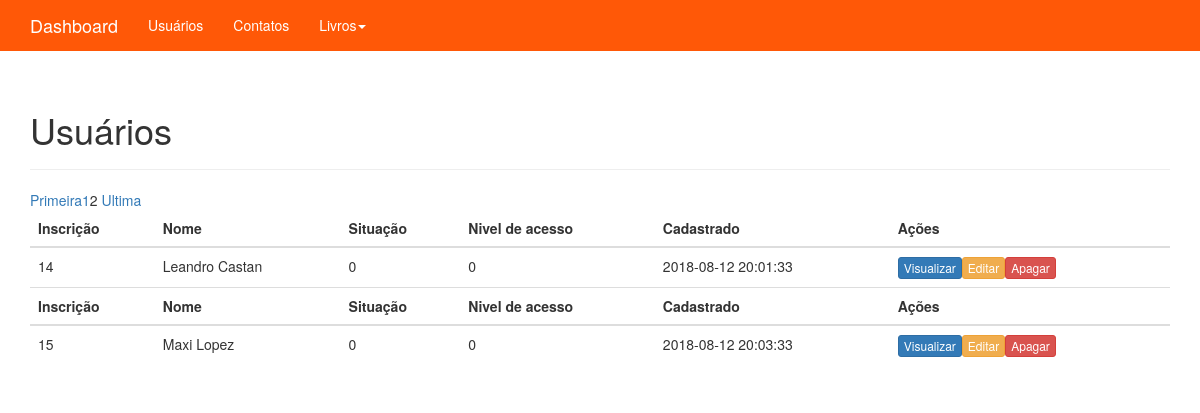
Page /adm/administrativo.php?pagina=2 (signed in) on the committed database.
### tables this page shows
CREATE TABLE `usuarios` (
  `id` int(11) NOT NULL,
  `nome` varchar(220) NOT NULL,
  `email` varchar(520) NOT NULL,
  `senha` varchar(50) NOT NULL,
  `situacoe_id` int(11) NOT NULL DEFAULT 0,
  `niveis_acesso_id` int(11) NOT NULL,
  `created` datetime NOT NULL,
  `modified` datetime DEFAULT NULL
);

### adm/administrativo.php (the view, shortened to what this page needs)
<?php
	include_once("conexao/conexao.php");
?>
<!DOCTYPE html>
<html lang="pt-br">
	<head>
		<link href="css/bootstrap.css" rel="stylesheet">
		<link href="css/ie10-viewport-bug-workaround.css" rel="stylesheet">
		<link href="css/theme.css" rel="stylesheet">
	</head>
	<body role="document">
    <nav class="navbar navbar-inverse navbar-fixed-top">
		<div class="container">
			<div class="navbar-header">
				<a class="navbar-brand" href="#">Dashboard</a>
			</div>
			<div id="navbar" class="navbar-collapse collapse">
				<ul class="nav navbar-nav">
					<li><a href="#">Usuários</a></li>
					<li><a href="ver_contatos.php">Contatos</a></li>
					<li class="dropdown">
						<a href="#" class="dropdown-toggle" data-toggle="dropdown" role="button" aria-haspopup="true" aria-expanded="false">Livros<span class="caret"></span></a>
					</li>
				</ul>
			</div>
		</div>
    </nav>
	<?php
		$pagina_atual = filter_input(INPUT_GET,'pagina', FILTER_SANITIZE_NUMBER_INT);
		$pagina = (!empty($pagina_atual)) ? $pagina_atual : 1;
		$qnt_result_pg = 10;
		$inicio = ($qnt_result_pg * $pagina) - $qnt_result_pg;
		?>
	<div class="container theme-showcase" role="main">
		<div class="page-header">
			<h1>Usuários</h1>
		</div>
		<div class="row">
			<div class="col-md-12">
				<table class="table">
				<?php
					$result_usuarios = "SELECT * FROM usuarios LIMIT $inicio, $qnt_result_pg";
					$resultado_usuarios = mysqli_query($conn, $result_usuarios);
					while($row_usuario = mysqli_fetch_assoc($resultado_usuarios)){
					echo"
					<thead>
						<tr>
							<th>Inscrição</th>
							<th>Nome</th>
							<th>Situação</th>
							<th>Nivel de acesso</th>
							<th>Cadastrado</th>
							<th>Ações</th>
						</tr>
					</thead>
					<tbody>
						<tr>
							<td>". $row_usuario['id'] ."</td>
							<td>". $row_usuario['nome'] ."</td>
							<td>". $row_usuario['situacoe_id'] ."</td>
							<td>". $row_usuario['niveis_acesso_id'] ."</td>
							<td>". $row_usuario['created'] ."</td>
							<td>
								<a button type='button' class='btn btn-xs btn-primary'>Visualizar</button>
								<a button type='button' class='btn btn-xs btn-warning' href='edit_usuario.php?id=" . $row_usuario['id'] . "'>Editar</button>
								<a button type='button' class='btn btn-xs btn-danger' href='proc_apagar_usuario.php?id=" . $row_usuario['id'] . "'>Apagar</button>
							</td>
						</tr>
					</tbody>";
				}
		$result_pg = "SELECT COUNT(id) AS num_result FROM usuarios";
		$resultado_pg = mysqli_query($conn, $result_pg);
		$row_pg = mysqli_fetch_assoc($resultado_pg);
		$quantidade_pg = ceil($row_pg['num_result'] / $qnt_result_pg);
		$max_links = 2;
		echo "<a href='administrativo.php?pagina=1'>Primeira</a> ";
		for($pag_ant = $pagina - $max_links; $pag_ant <= $pagina - 1; $pag_ant++){
			if($pag_ant >= 1){
				echo "<a href='administrativo.php?pagina=$pag_ant'>$pag_ant</a> ";
			}
		}
		echo "<a href='administrativo.php?pagina=$quantidade_pg'>Ultima</a>";
		?>
				</table>
			</div>
		</div>
	</div>
  </body>
</html>

### adm/css/theme.css (style rules this page uses)
body { padding-top: 70px; padding-bottom: 30px; }

### rows in the picture
usuarios: id "14", nome "Leandro Castan", situacoe "0", niveis_acesso "0", created "2018-08-12 20:01:33"
usuarios: id "15", nome "Maxi Lopez", situacoe "0", niveis_acesso "0", created "2018-08-12 20:03:33"
